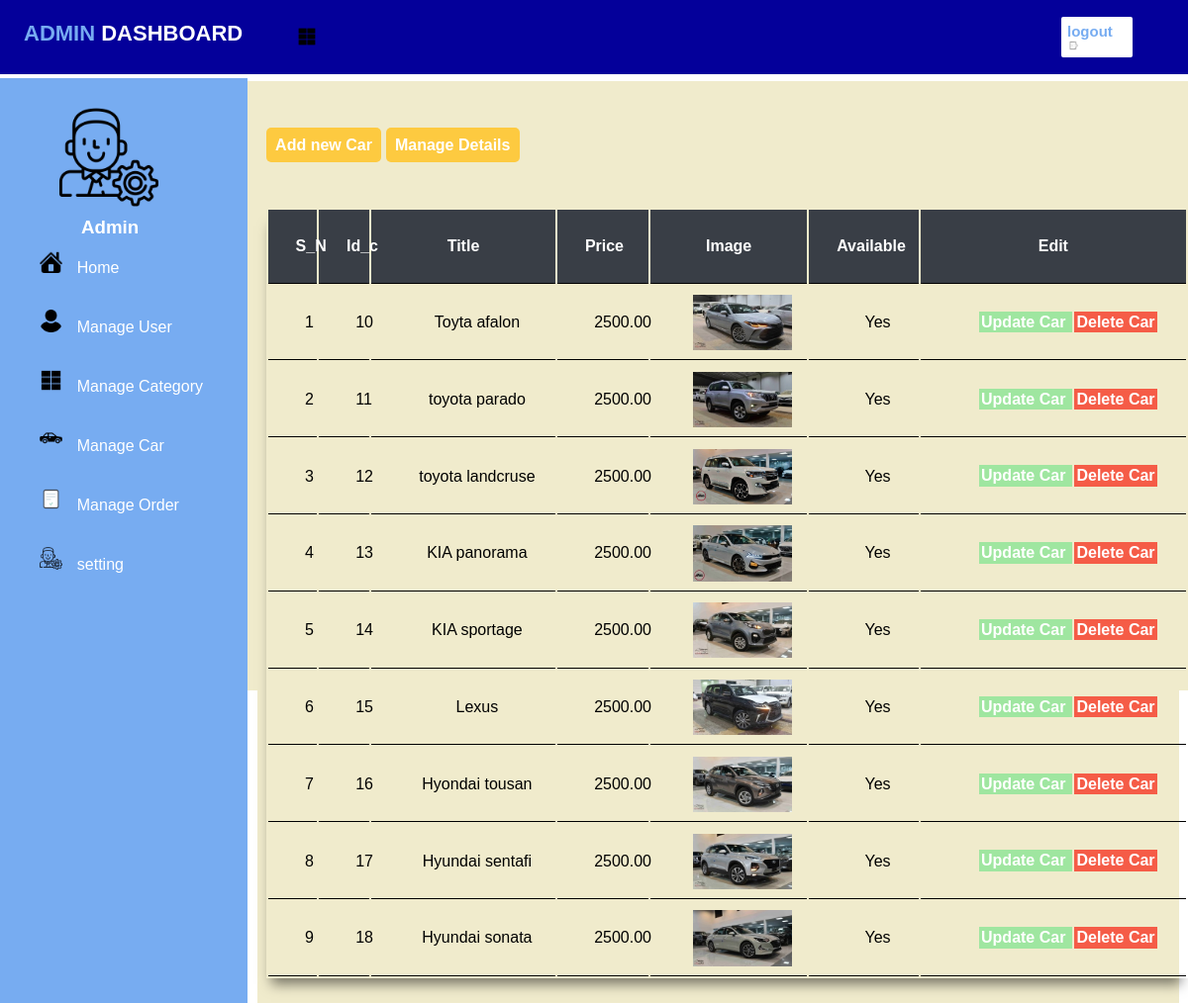
The page /admin/manage-car.php (signed in) on the database its author committed.
### tables this page shows
CREATE TABLE `tb_car` (
  `id` int(10) UNSIGNED NOT NULL,
  `title` varchar(100) NOT NULL,
  `description` varchar(1000) NOT NULL,
  `category_id` int(100) NOT NULL,
  `price` decimal(10,2) NOT NULL,
  `image_name` varchar(100) NOT NULL,
  `available` varchar(10) NOT NULL
);

### admin/manage-car.php (the view, shortened to what this page needs)
<?php include('partials/menu.php'); ?>
<div class="content">
<div class="main-content">
    <div class="wrapper">
    <br>
         <a href="<?php echo SITEURL;?>admin/add-newcar.php" class="btn-primary">Add new Car</a>
         <a href="<?php echo SITEURL;?>admin/manage-details-car.php" class="btn-primary">Manage Details</a>
         <br>
         <br>
         <br>
         <br>
         <table class="tb-full">
            <tr>
                <th>S_N</th>
                <th>Id_c</th>
                <th>Title</th>
                <th>Price</th>
                <th>Image</th>
                <th>Available</th>
                <th>Edit</th>
            </tr>
            <?php
            $sql="SELECT * from tb_car ";
            $res=mysqli_query($conn,$sql);
            $sn=1;
            $count=mysqli_num_rows($res);
            if($count >0){
                while ($rows=mysqli_fetch_assoc($res)) {
                    $id=$rows['id'];
                    $title=$rows['title'];
                    $price=$rows['price'];
                    $image_name=$rows['image_name'];
                    $available=$rows['available'];
                    ?>
            <tr>
                <td><?php echo $sn++;?></td>
                <td><?php echo $id;?></td>
                <td><?php echo  $title;?></td>
                <td><?php echo  $price;?></td>
                <td>
                <?php
                if($image_name==""){
                    echo "<div class='error'>no image added</div>";
                }else{
                    ?>
                    <img src="<?php echo SITEURL?>images/car/<?php echo $image_name;?>" width="100px">
                    <?php
                }
                ?>
                </td>
                <td><?php echo  $available;?></td>
                <td>
                    <a href="<?php echo SITEURL;?>/admin/update-car.php?id=<?php echo $id;?>" class="btn-update">Update Car </a>
                    <a href="<?php echo SITEURL;?>/admin/delete-car.php?id=<?php echo $id;?>&& image_name=<?php echo $image_name;?>" class="btn-delete">Delete Car </a>
                </td>
            </tr>
                    <?php
                }
            }else{
                echo "<tr><td colspan='7' class='error'> No car added</td></tr> ";
            }
            ?>
        </table>
    </div>
</div>
</div>
<?php include('partials/footer.php');?>

### CSS/admin.css (style rules this page uses)
* { margin: 0 0; padding: 0 0; font-family: Arial, Helvetica, sans-serif; }
.wrapper { padding: 1%; width: 100%; margin: 0 auto; }
.main-content { margin: 1% ; background-color: #F0EBCC; padding: 3% 0%; }
.tb-full { width: 100%; box-shadow: -1px 12px 12px -6px rgba(0,0,0,0.5); }
table tr th { text-align: center; border-bottom: 1px solid black; padding: 3%; color: #fff; background-color: #393E46; cursor: pointer; }
table tr td { padding: 1% 1% 1% 4%; border-bottom: 1px solid black; cursor: pointer; text-align: center; }
.btn-primary { background-color: #FDCA40; padding: 1%; color: white; text-decoration: none; font-weight: bold; border-radius: 5px; }
.btn-update { background-color: #9FE6A0; text-decoration: none; padding: 1%; margin-left: 1%; color: white; text-decoration: none; font-weight: bold; }
.btn-delete { background-color: #F55C47; text-decoration: none; padding: 1%; color: white; text-decoration: none; font-weight: bold; margin-left: 1%; }
body { margin:0; padding: 0; font-family: sans-serif; }
.content { margin-top: 82px; margin-left: 250px; background-color: #F0EBCC; background-repeat: no-repeat; background-size: cover; height: 616px; transition: 1s; }

### rows shown on the page
tb_car: id "10", title "Toyta afalon", price "2500.00", image_name (picture), available "Yes"
tb_car: id "11", title "toyota parado", price "2500.00", image_name (picture), available "Yes"
tb_car: id "12", title "toyota landcruse", price "2500.00", image_name (picture), available "Yes"
tb_car: id "13", title "KIA panorama", price "2500.00", image_name (picture), available "Yes"
tb_car: id "14", title "KIA sportage", price "2500.00", image_name (picture), available "Yes"
tb_car: id "15", title "Lexus", price "2500.00", image_name (picture), available "Yes"
tb_car: id "16", title "Hyondai tousan", price "2500.00", image_name (picture), available "Yes"
tb_car: id "17", title "Hyundai sentafi", price "2500.00", image_name (picture), available "Yes"
tb_car: id "18", title "Hyundai sonata", price "2500.00", image_name (picture), available "Yes"
